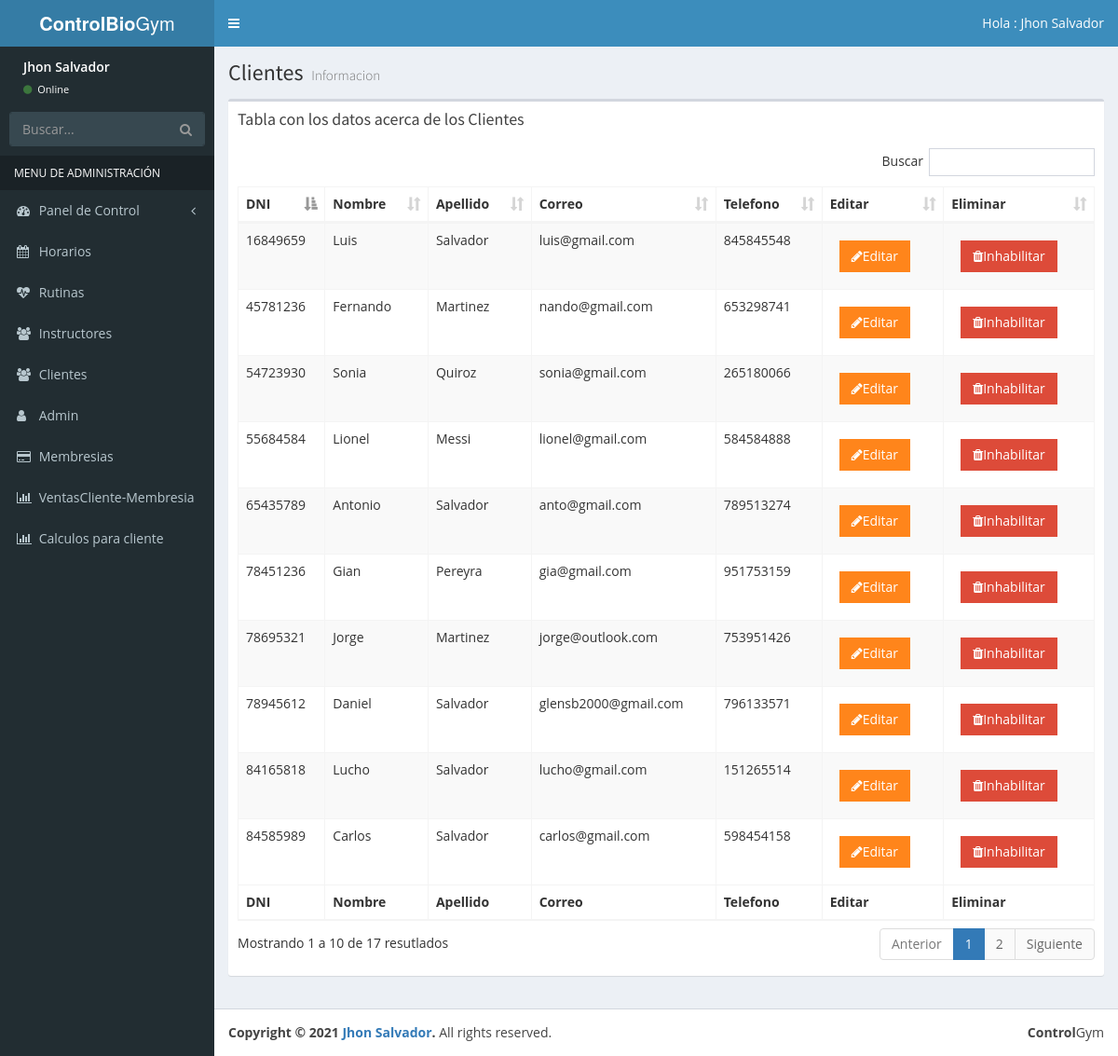
The page /listar-cliente.php (signed in) on the database its author committed.
### tables this page shows
CREATE TABLE `cliente` (
  `dnic` int(8) NOT NULL,
  `nombrec` varchar(50) NOT NULL,
  `apellidoc` varchar(50) NOT NULL,
  `correo` varchar(50) NOT NULL,
  `telefono` int(9) NOT NULL,
  `estado` int(1) NOT NULL
);

### listar-cliente.php (the view, shortened to what this page needs)
<?php
include_once 'funciones/funciones.php';
include_once 'tempaltes/header.php';
include_once 'tempaltes/barra.php';
include_once 'tempaltes/navegacion.php';
?>
  <div class="content-wrapper">
    <section class="content-header">
      <h1>
        Clientes
        <small>Informacion</small>
      </h1>
    </section>
    <section class="content">
      <div class="row">
        <div class="col-xs-12">
          <div class="box">
            <div class="box-header">
              <h3 class="box-title">Tabla con los datos acerca de los Clientes</h3>
            </div>
            <div class="box-body">
              <table id="registros1" class="table table-bordered table-striped">
                <thead>
                <tr>
                  <th>DNI</th>
                  <th>Nombre</th>
                  <th>Apellido</th>
                  <th>Correo</th>
                  <th>Telefono</th>
                  <th>Editar</th>
                  <th>Eliminar</th>
                </tr>
                </thead>
                <tbody>
                <?php
                try{
                  $sql ="SELECT dnic,nombrec,apellidoc,correo,telefono FROM cliente where estado=1";
                  $resultado= $conn->query($sql);
                }catch(Exception $e){
                  $error = $e->getMessage();
                  echo $error;
                }
                while($horario = $resultado->fetch_assoc()){
                  $id=$horario['dnic'];?>
                <tr>
                  <td><?php echo $horario['dnic']; ?></td>
                  <td><?php echo $horario['nombrec']; ?></td>
                  <td><?php echo $horario['apellidoc']; ?></td>
                  <td><?php echo $horario['correo']; ?></td>
                  <td><?php echo $horario['telefono']; ?></td>
                  <td>
                    <button  class="btn bg-orange btn-flat margin btn-popup3" data-id=<?php echo $id?>>
                      <i class="fa fa-pencil"></i>Editar
                </button>
                  </td>
                  <td>
                    <button  data-tipo="admin" class="btn bg-red btn-flat margin borrar-registro" data-id=<?php echo $id?>>
                      <i class="fa fa-trash"></i>Inhabilitar
                </button>
                  </td>
                </tr>
                <?php }?>
                </tbody>
                <tfoot>
                <tr>
                  <th>DNI</th>
                  <th>Nombre</th>
                  <th>Apellido</th>
                  <th>Correo</th>
                  <th>Telefono</th>
                  <th>Editar</th>
                  <th>Eliminar</th>
                </tr>
                </tfoot>
              </table>
            </div>
          </div>
        </div>
      </div>
    </section>
  </div>
  <?php
include_once 'tempaltes/footer.php';
?>

### tempaltes/header.php (shortened to what this page needs)
<!DOCTYPE html>
<html>
<head>
  <link rel="stylesheet" href="css/bootstrap.min.css">
  <link rel="stylesheet" href="css/font-awesome.min.css">
  <link rel="stylesheet" href="css/ionicons.min.css">
  <link rel="stylesheet" href="css/adminlte.min.css">
  <link rel="stylesheet" href="css/skins/_all-skins.min.css">
  <link rel="stylesheet" href="css/admin.css">
  <link rel="stylesheet" href="css/sweetalert2.min.css">
  <link rel="stylesheet" href="css/dataTables.bootstrap.min.css">
  <link rel="stylesheet" href="css/estilos.css">
  <link rel="stylesheet" href="css/styles.css">
  <link rel="stylesheet" href="css/morris.css">
  <link rel="stylesheet" href="css/hora.css">
  <link rel="stylesheet" href="css/bootstrap-timepicker.min.css">
  <link rel="stylesheet" href="css/bootstrap-datepicker.min.css">
  <link rel="stylesheet" href="css/all.css">
</head>

### tempaltes/barra.php (shortened to what this page needs)
<body class="hold-transition skin-blue sidebar-mini">
<div class="wrapper">
  <header class="main-header">
    <a href="admin-area.php" class="logo">
      <span class="logo-lg"><b>ControlBio</b>Gym</span>
    </a>
    <nav class="navbar navbar-static-top">
      <a href="#" class="sidebar-toggle" data-toggle="push-menu" role="button">
      </a>
      <div class="navbar-custom-menu">
        <ul class="nav navbar-nav">
          <li class="dropdown user user-menu">
            <a href="#" class="dropdown-toggle" data-toggle="dropdown">
              <span class="hidden-xs">Hola : <?php echo $_SESSION['nombre']?></span>
            </a>
          </li>
        </ul>
      </div>
    </nav>
  </header>

### tempaltes/navegacion.php (shortened to what this page needs)
<aside class="main-sidebar">
  <section class="sidebar">
    <div class="user-panel">
      <div class="pull-left info">
        <p><?php echo $_SESSION['nombre']?></p>
        <a href="#"><i class="fa fa-circle text-success"></i> Online</a>
      </div>
    </div>
    <form action="#" method="get" class="sidebar-form">
      <div class="input-group">
        <input type="text" name="q" class="form-control" placeholder="Buscar...">
        <span class="input-group-btn">
              <button type="submit" name="search" id="search-btn" class="btn btn-flat"><i class="fa fa-search"></i>
              </button>
            </span>
      </div>
    </form>
    <ul class="sidebar-menu" data-widget="tree">
      <li class="header">MENU DE ADMINISTRACIÓN</li>
      <li class="treeview">
        <a href="#">
          <i class="fa fa-dashboard"></i> <span>Panel de Control</span>
          <span class="pull-right-container">
            <i class="fa fa-angle-left pull-right"></i>
          </span>
        </a>
      </li>
      <li class="treeview">
        <a href="#">
          <i class="fa fa-calendar"></i>
          <span>Horarios</span>
        </a>
      </li>
      <li class="treeview">
        <a href="#">
          <i class="fa  fa-heartbeat" aria-hidden="true"></i>
          <span>Rutinas</span>
        </a>
      </li>
      <li class="treeview">
        <a href="#">
          <i class="fa  fa-users" aria-hidden="true"></i>
          <span>Instructores</span>
        </a>
      </li>
      <li class="treeview">
        <a href="#">
          <i class="fa  fa-users" aria-hidden="true"></i>
          <span>Clientes</span>
        </a>
      </li>
      <li class="treeview">
        <a href="#">
          <i class="fa fa-user" aria-hidden="true"></i>
          <span>Admin</span>
        </a>
      </li>
      <li class="treeview">
        <a href="#">
          <i class="fa fa-credit-card" aria-hidden="true"></i>
          <span>Membresias</span>
        </a>
      </li>
      <li class="treeview">
        <a href="#">
          <i class="fa fa-bar-chart" aria-hidden="true"></i>
          <span>VentasCliente-Membresia</span>
        </a>
      </li>
      <li class="treeview">
        <a href="#">
          <i class="fa fa-bar-chart" aria-hidden="true"></i>
          <span>Calculos para cliente</span>
        </a>
      </li>
    </ul>
  </section>
</aside>

### tempaltes/footer.php (shortened to what this page needs)
<footer class="main-footer">
    <div class="pull-right hidden-xs">
      <b>Control</b>Gym
    </div>
    <strong>Copyright &copy; 2021 <a href="">Jhon Salvador</a>.</strong> All rights
    reserved.
  </footer>
  </div>
</body>
</html>

### css/admin.css (style rules this page uses)
.user-panel { height:60px ; }
.user-panel>.info { position: relative; left: auto; }
.skin-blue .sidebar-menu>li.header { color:white; }

### css/estilos.css (style rules this page uses)
* { padding: 0; margin: 0; box-sizing:border-box; }
body { background: #fff; font-family: 'Open Sans', sans-serif; }

### rows shown on the page
cliente: dnic "16849659", nombrec "Luis", apellidoc "Salvador", correo "luis@gmail.com", telefono "845845548"
cliente: dnic "45781236", nombrec "Fernando", apellidoc "Martinez", correo "nando@gmail.com", telefono "653298741"
cliente: dnic "54723930", nombrec "Sonia", apellidoc "Quiroz", correo "sonia@gmail.com", telefono "265180066"
cliente: dnic "55684584", nombrec "Lionel", apellidoc "Messi", correo "lionel@gmail.com", telefono "584584888"
cliente: dnic "65435789", nombrec "Antonio", apellidoc "Salvador", correo "anto@gmail.com", telefono "789513274"
cliente: dnic "78451236", nombrec "Gian", apellidoc "Pereyra", correo "gia@gmail.com", telefono "951753159"
cliente: dnic "78695321", nombrec "Jorge", apellidoc "Martinez", correo "jorge@outlook.com", telefono "753951426"
cliente: dnic "78945612", nombrec "Daniel", apellidoc "Salvador", correo "glensb2000@gmail.com", telefono "796133571"
cliente: dnic "84165818", nombrec "Lucho", apellidoc "Salvador", correo "lucho@gmail.com", telefono "151265514"
cliente: dnic "84585989", nombrec "Carlos", apellidoc "Salvador", correo "carlos@gmail.com", telefono "598454158"

### other values the page prints
$_SESSION['nombre'] "Jhon Salvador"
